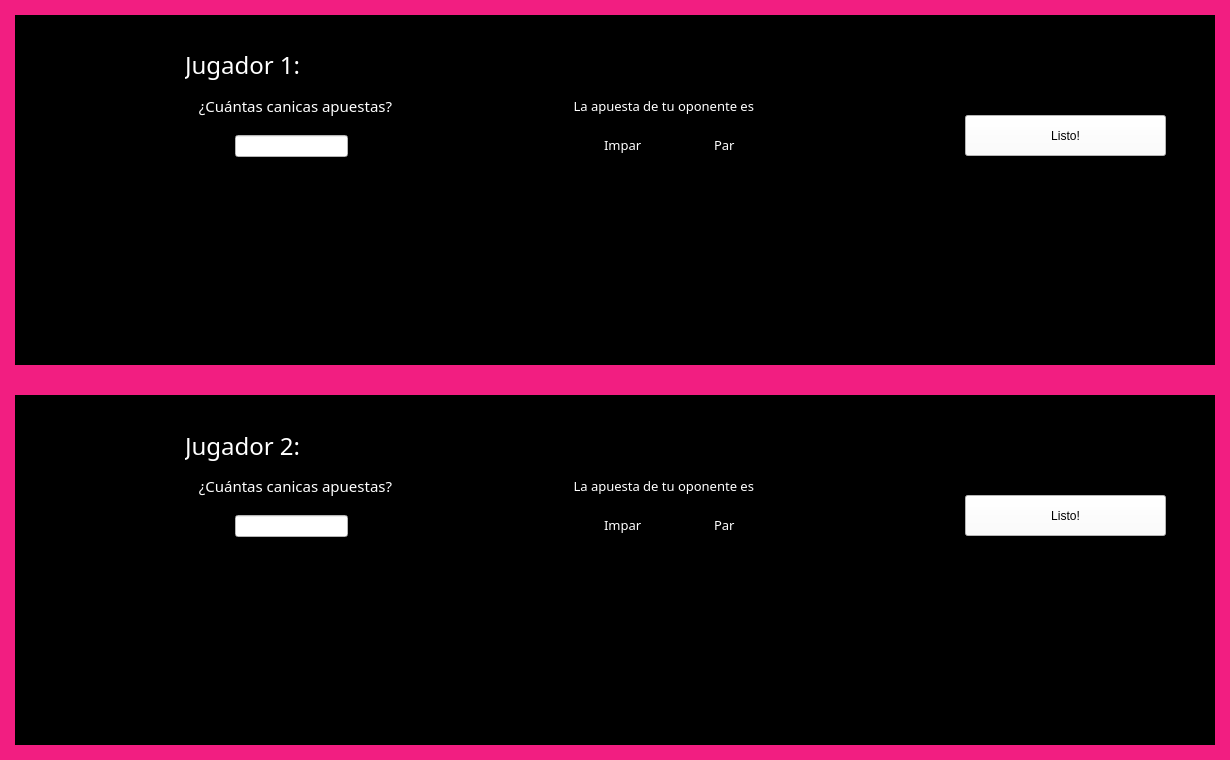
<?xml version="1.0" encoding="UTF-8"?>
<ui version="4.0">
 <class>Form</class>
 <widget class="QWidget" name="Form">
  <property name="geometry">
   <rect>
    <x>0</x>
    <y>0</y>
    <width>1230</width>
    <height>760</height>
   </rect>
  </property>
  <property name="windowTitle">
   <string>Form</string>
  </property>
  <property name="styleSheet">
   <string notr="true">background-color: #F21E81</string>
  </property>
  <widget class="QWidget" name="widget" native="true">
   <property name="geometry">
    <rect>
     <x>15</x>
     <y>15</y>
     <width>1200</width>
     <height>350</height>
    </rect>
   </property>
   <property name="styleSheet">
    <string notr="true">background-color: black</string>
   </property>
   <widget class="QLabel" name="avatar_jugador_1">
    <property name="geometry">
     <rect>
      <x>20</x>
      <y>20</y>
      <width>131</width>
      <height>141</height>
     </rect>
    </property>
    <property name="text">
     <string/>
    </property>
    <property name="pixmap">
     <pixmap>../Sprites/Avatares/Avatar-1.png</pixmap>
    </property>
    <property name="scaledContents">
     <bool>true</bool>
    </property>
   </widget>
   <widget class="QLabel" name="nombre_jugador_1">
    <property name="geometry">
     <rect>
      <x>170</x>
      <y>20</y>
      <width>420</width>
      <height>60</height>
     </rect>
    </property>
    <property name="font">
     <font>
      <family>Gadugi</family>
      <pointsize>18</pointsize>
     </font>
    </property>
    <property name="styleSheet">
     <string notr="true">color: white</string>
    </property>
    <property name="text">
     <string>Jugador 1:</string>
    </property>
   </widget>
   <widget class="QWidget" name="horizontalLayoutWidget">
    <property name="geometry">
     <rect>
      <x>20</x>
      <y>230</y>
      <width>861</width>
      <height>80</height>
     </rect>
    </property>
    <layout class="QHBoxLayout" name="horizontalLayout">
     <property name="leftMargin">
      <number>0</number>
     </property>
     <item>
      <widget class="QLabel" name="canica_p1_1">
       <property name="text">
        <string>TextLabel</string>
       </property>
      </widget>
     </item>
     <item>
      <widget class="QLabel" name="canica_p1_2">
       <property name="text">
        <string>TextLabel</string>
       </property>
      </widget>
     </item>
     <item>
      <widget class="QLabel" name="canica_p1_3">
       <property name="text">
        <string>TextLabel</string>
       </property>
      </widget>
     </item>
     <item>
      <widget class="QLabel" name="canica_p1_4">
       <property name="text">
        <string>TextLabel</string>
       </property>
      </widget>
     </item>
     <item>
      <widget class="QLabel" name="canica_p1_5">
       <property name="text">
        <string>TextLabel</string>
       </property>
      </widget>
     </item>
     <item>
      <widget class="QLabel" name="canica_p1_6">
       <property name="text">
        <string>TextLabel</string>
       </property>
      </widget>
     </item>
     <item>
      <widget class="QLabel" name="canica_p1_7">
       <property name="text">
        <string>TextLabel</string>
       </property>
      </widget>
     </item>
     <item>
      <widget class="QLabel" name="canica_p1_8">
       <property name="text">
        <string>TextLabel</string>
       </property>
      </widget>
     </item>
     <item>
      <widget class="QLabel" name="canica_p1_9">
       <property name="text">
        <string>TextLabel</string>
       </property>
      </widget>
     </item>
     <item>
      <widget class="QLabel" name="canica_p1_10">
       <property name="text">
        <string>TextLabel</string>
       </property>
      </widget>
     </item>
    </layout>
   </widget>
   <widget class="QLabel" name="label_apuesta_1">
    <property name="geometry">
     <rect>
      <x>170</x>
      <y>80</y>
      <width>221</width>
      <height>21</height>
     </rect>
    </property>
    <property name="font">
     <font>
      <family>Gadugi</family>
      <pointsize>11</pointsize>
     </font>
    </property>
    <property name="styleSheet">
     <string notr="true">color: white</string>
    </property>
    <property name="text">
     <string>¿Cuántas canicas apuestas?</string>
    </property>
    <property name="alignment">
     <set>Qt::AlignCenter</set>
    </property>
   </widget>
   <widget class="QLabel" name="label_paridad_1">
    <property name="geometry">
     <rect>
      <x>530</x>
      <y>80</y>
      <width>241</width>
      <height>21</height>
     </rect>
    </property>
    <property name="font">
     <font>
      <family>Gadugi</family>
      <pointsize>10</pointsize>
     </font>
    </property>
    <property name="styleSheet">
     <string notr="true">color: white</string>
    </property>
    <property name="text">
     <string>La apuesta de tu oponente es </string>
    </property>
    <property name="alignment">
     <set>Qt::AlignCenter</set>
    </property>
   </widget>
   <widget class="QCheckBox" name="impar_1">
    <property name="geometry">
     <rect>
      <x>570</x>
      <y>120</y>
      <width>81</width>
      <height>20</height>
     </rect>
    </property>
    <property name="font">
     <font>
      <family>Gadugi</family>
      <pointsize>10</pointsize>
     </font>
    </property>
    <property name="styleSheet">
     <string notr="true">color: white</string>
    </property>
    <property name="text">
     <string>Impar</string>
    </property>
   </widget>
   <widget class="QCheckBox" name="par_1">
    <property name="geometry">
     <rect>
      <x>680</x>
      <y>120</y>
      <width>81</width>
      <height>20</height>
     </rect>
    </property>
    <property name="font">
     <font>
      <family>Gadugi</family>
      <pointsize>10</pointsize>
     </font>
    </property>
    <property name="styleSheet">
     <string notr="true">color: white</string>
    </property>
    <property name="text">
     <string>Par</string>
    </property>
   </widget>
   <widget class="QPushButton" name="listo_button_1">
    <property name="geometry">
     <rect>
      <x>950</x>
      <y>100</y>
      <width>201</width>
      <height>41</height>
     </rect>
    </property>
    <property name="styleSheet">
     <string notr="true">background-color: white</string>
    </property>
    <property name="text">
     <string>Listo!</string>
    </property>
   </widget>
   <widget class="QLineEdit" name="apuesta_1">
    <property name="geometry">
     <rect>
      <x>220</x>
      <y>120</y>
      <width>113</width>
      <height>22</height>
     </rect>
    </property>
    <property name="styleSheet">
     <string notr="true">background-color: white</string>
    </property>
   </widget>
   <widget class="QLabel" name="canicas_oponente_1">
    <property name="geometry">
     <rect>
      <x>2000</x>
      <y>120</y>
      <width>151</width>
      <height>31</height>
     </rect>
    </property>
    <property name="font">
     <font>
      <family>Gadugi</family>
      <pointsize>11</pointsize>
     </font>
    </property>
    <property name="styleSheet">
     <string notr="true">color: #44E79A</string>
    </property>
    <property name="text">
     <string>Esperando...</string>
    </property>
    <property name="alignment">
     <set>Qt::AlignCenter</set>
    </property>
   </widget>
   <widget class="QLabel" name="paridad_oponente_1">
    <property name="geometry">
     <rect>
      <x>2000</x>
      <y>120</y>
      <width>201</width>
      <height>41</height>
     </rect>
    </property>
    <property name="font">
     <font>
      <family>Gadugi</family>
      <pointsize>11</pointsize>
     </font>
    </property>
    <property name="styleSheet">
     <string notr="true">color: #44E79A</string>
    </property>
    <property name="text">
     <string>Esperando...</string>
    </property>
    <property name="alignment">
     <set>Qt::AlignCenter</set>
    </property>
   </widget>
   <widget class="QWidget" name="w_resultado_1" native="true">
    <property name="geometry">
     <rect>
      <x>2000</x>
      <y>30</y>
      <width>241</width>
      <height>191</height>
     </rect>
    </property>
    <property name="styleSheet">
     <string notr="true">background-color: #2A2A2A</string>
    </property>
    <widget class="QLabel" name="esperando_1">
     <property name="geometry">
      <rect>
       <x>0</x>
       <y>10</y>
       <width>241</width>
       <height>31</height>
      </rect>
     </property>
     <property name="font">
      <font>
       <family>Gadugi</family>
       <pointsize>11</pointsize>
      </font>
     </property>
     <property name="styleSheet">
      <string notr="true">color: white</string>
     </property>
     <property name="text">
      <string>Esperando a </string>
     </property>
     <property name="alignment">
      <set>Qt::AlignCenter</set>
     </property>
    </widget>
    <widget class="QLabel" name="decoracion_1">
     <property name="geometry">
      <rect>
       <x>70</x>
       <y>90</y>
       <width>101</width>
       <height>91</height>
      </rect>
     </property>
     <property name="text">
      <string/>
     </property>
     <property name="pixmap">
      <pixmap>../Sprites/Decoraciones/reloj.png</pixmap>
     </property>
     <property name="scaledContents">
      <bool>true</bool>
     </property>
    </widget>
    <widget class="QLabel" name="resultado_1">
     <property name="geometry">
      <rect>
       <x>4</x>
       <y>50</y>
       <width>231</width>
       <height>16</height>
      </rect>
     </property>
     <property name="font">
      <font>
       <family>Gadugi</family>
       <pointsize>10</pointsize>
      </font>
     </property>
     <property name="styleSheet">
      <string notr="true">color: white</string>
     </property>
     <property name="text">
      <string/>
     </property>
     <property name="alignment">
      <set>Qt::AlignCenter</set>
     </property>
    </widget>
   </widget>
  </widget>
  <widget class="QWidget" name="widget_2" native="true">
   <property name="geometry">
    <rect>
     <x>15</x>
     <y>395</y>
     <width>1200</width>
     <height>350</height>
    </rect>
   </property>
   <property name="styleSheet">
    <string notr="true">background-color: black</string>
   </property>
   <widget class="QLabel" name="avatar_jugador_2">
    <property name="geometry">
     <rect>
      <x>20</x>
      <y>20</y>
      <width>131</width>
      <height>141</height>
     </rect>
    </property>
    <property name="text">
     <string/>
    </property>
    <property name="pixmap">
     <pixmap>../Sprites/Avatares/Avatar-2.png</pixmap>
    </property>
    <property name="scaledContents">
     <bool>true</bool>
    </property>
   </widget>
   <widget class="QLabel" name="nombre_jugador_2">
    <property name="geometry">
     <rect>
      <x>170</x>
      <y>20</y>
      <width>421</width>
      <height>61</height>
     </rect>
    </property>
    <property name="font">
     <font>
      <family>Gadugi</family>
      <pointsize>18</pointsize>
     </font>
    </property>
    <property name="styleSheet">
     <string notr="true">color: white</string>
    </property>
    <property name="text">
     <string>Jugador 2:</string>
    </property>
   </widget>
   <widget class="QWidget" name="horizontalLayoutWidget_2">
    <property name="geometry">
     <rect>
      <x>20</x>
      <y>230</y>
      <width>861</width>
      <height>80</height>
     </rect>
    </property>
    <layout class="QHBoxLayout" name="horizontalLayout_2">
     <property name="leftMargin">
      <number>0</number>
     </property>
     <item>
      <widget class="QLabel" name="canica_p2_1">
       <property name="text">
        <string>TextLabel</string>
       </property>
      </widget>
     </item>
     <item>
      <widget class="QLabel" name="canica_p2_2">
       <property name="text">
        <string>TextLabel</string>
       </property>
      </widget>
     </item>
     <item>
      <widget class="QLabel" name="canica_p2_3">
       <property name="text">
        <string>TextLabel</string>
       </property>
      </widget>
     </item>
     <item>
      <widget class="QLabel" name="canica_p2_4">
       <property name="text">
        <string>TextLabel</string>
       </property>
      </widget>
     </item>
     <item>
      <widget class="QLabel" name="canica_p2_5">
       <property name="text">
        <string>TextLabel</string>
       </property>
      </widget>
     </item>
     <item>
      <widget class="QLabel" name="canica_p2_6">
       <property name="text">
        <string>TextLabel</string>
       </property>
      </widget>
     </item>
     <item>
      <widget class="QLabel" name="canica_p2_7">
       <property name="text">
        <string>TextLabel</string>
       </property>
      </widget>
     </item>
     <item>
      <widget class="QLabel" name="canica_p2_8">
       <property name="text">
        <string>TextLabel</string>
       </property>
      </widget>
     </item>
     <item>
      <widget class="QLabel" name="canica_p2_9">
       <property name="text">
        <string>TextLabel</string>
       </property>
      </widget>
     </item>
     <item>
      <widget class="QLabel" name="canica_p2_10">
       <property name="text">
        <string>TextLabel</string>
       </property>
      </widget>
     </item>
    </layout>
   </widget>
   <widget class="QLabel" name="label_apuesta_2">
    <property name="geometry">
     <rect>
      <x>170</x>
      <y>80</y>
      <width>221</width>
      <height>21</height>
     </rect>
    </property>
    <property name="font">
     <font>
      <family>Gadugi</family>
      <pointsize>11</pointsize>
     </font>
    </property>
    <property name="styleSheet">
     <string notr="true">color: white</string>
    </property>
    <property name="text">
     <string>¿Cuántas canicas apuestas?</string>
    </property>
    <property name="alignment">
     <set>Qt::AlignCenter</set>
    </property>
   </widget>
   <widget class="QLabel" name="label_paridad_2">
    <property name="geometry">
     <rect>
      <x>530</x>
      <y>80</y>
      <width>241</width>
      <height>21</height>
     </rect>
    </property>
    <property name="font">
     <font>
      <family>Gadugi</family>
      <pointsize>10</pointsize>
     </font>
    </property>
    <property name="styleSheet">
     <string notr="true">color: white</string>
    </property>
    <property name="text">
     <string>La apuesta de tu oponente es </string>
    </property>
    <property name="alignment">
     <set>Qt::AlignCenter</set>
    </property>
   </widget>
   <widget class="QCheckBox" name="impar_2">
    <property name="geometry">
     <rect>
      <x>570</x>
      <y>120</y>
      <width>81</width>
      <height>20</height>
     </rect>
    </property>
    <property name="font">
     <font>
      <family>Gadugi</family>
      <pointsize>10</pointsize>
     </font>
    </property>
    <property name="styleSheet">
     <string notr="true">color: white</string>
    </property>
    <property name="text">
     <string>Impar</string>
    </property>
   </widget>
   <widget class="QCheckBox" name="par_2">
    <property name="geometry">
     <rect>
      <x>680</x>
      <y>120</y>
      <width>81</width>
      <height>20</height>
     </rect>
    </property>
    <property name="font">
     <font>
      <family>Gadugi</family>
      <pointsize>10</pointsize>
     </font>
    </property>
    <property name="styleSheet">
     <string notr="true">color: white</string>
    </property>
    <property name="text">
     <string>Par</string>
    </property>
   </widget>
   <widget class="QPushButton" name="listo_button_2">
    <property name="geometry">
     <rect>
      <x>950</x>
      <y>100</y>
      <width>201</width>
      <height>41</height>
     </rect>
    </property>
    <property name="styleSheet">
     <string notr="true">background-color: white</string>
    </property>
    <property name="text">
     <string>Listo!</string>
    </property>
   </widget>
   <widget class="QLineEdit" name="apuesta_2">
    <property name="geometry">
     <rect>
      <x>220</x>
      <y>120</y>
      <width>113</width>
      <height>22</height>
     </rect>
    </property>
    <property name="styleSheet">
     <string notr="true">background-color: white</string>
    </property>
   </widget>
   <widget class="QLabel" name="canicas_oponente_2">
    <property name="geometry">
     <rect>
      <x>2000</x>
      <y>120</y>
      <width>151</width>
      <height>31</height>
     </rect>
    </property>
    <property name="font">
     <font>
      <family>Gadugi</family>
      <pointsize>11</pointsize>
     </font>
    </property>
    <property name="styleSheet">
     <string notr="true">color: #44E79A</string>
    </property>
    <property name="text">
     <string>Esperando...</string>
    </property>
    <property name="alignment">
     <set>Qt::AlignCenter</set>
    </property>
   </widget>
   <widget class="QLabel" name="paridad_oponente_2">
    <property name="geometry">
     <rect>
      <x>2000</x>
      <y>120</y>
      <width>201</width>
      <height>41</height>
     </rect>
    </property>
    <property name="font">
     <font>
      <family>Gadugi</family>
      <pointsize>11</pointsize>
     </font>
    </property>
    <property name="styleSheet">
     <string notr="true">color: #44E79A</string>
    </property>
    <property name="text">
     <string>Esperando...</string>
    </property>
    <property name="alignment">
     <set>Qt::AlignCenter</set>
    </property>
   </widget>
   <widget class="QWidget" name="w_resultado_2" native="true">
    <property name="geometry">
     <rect>
      <x>2000</x>
      <y>30</y>
      <width>241</width>
      <height>191</height>
     </rect>
    </property>
    <property name="styleSheet">
     <string notr="true">background-color: #2A2A2A</string>
    </property>
    <widget class="QLabel" name="esperando_2">
     <property name="geometry">
      <rect>
       <x>0</x>
       <y>10</y>
       <width>241</width>
       <height>31</height>
      </rect>
     </property>
     <property name="font">
      <font>
       <family>Gadugi</family>
       <pointsize>11</pointsize>
      </font>
     </property>
     <property name="styleSheet">
      <string notr="true">color: white</string>
     </property>
     <property name="text">
      <string>Experando a</string>
     </property>
     <property name="alignment">
      <set>Qt::AlignCenter</set>
     </property>
    </widget>
    <widget class="QLabel" name="decoracion_2">
     <property name="geometry">
      <rect>
       <x>70</x>
       <y>90</y>
       <width>101</width>
       <height>91</height>
      </rect>
     </property>
     <property name="text">
      <string/>
     </property>
     <property name="pixmap">
      <pixmap>../Sprites/Decoraciones/reloj.png</pixmap>
     </property>
     <property name="scaledContents">
      <bool>true</bool>
     </property>
    </widget>
    <widget class="QLabel" name="resultado_2">
     <property name="geometry">
      <rect>
       <x>4</x>
       <y>50</y>
       <width>231</width>
       <height>16</height>
      </rect>
     </property>
     <property name="font">
      <font>
       <family>Gadugi</family>
       <pointsize>10</pointsize>
      </font>
     </property>
     <property name="styleSheet">
      <string notr="true">color: white</string>
     </property>
     <property name="text">
      <string/>
     </property>
     <property name="alignment">
      <set>Qt::AlignCenter</set>
     </property>
    </widget>
   </widget>
  </widget>
 </widget>
 <resources/>
 <connections/>
</ui>
